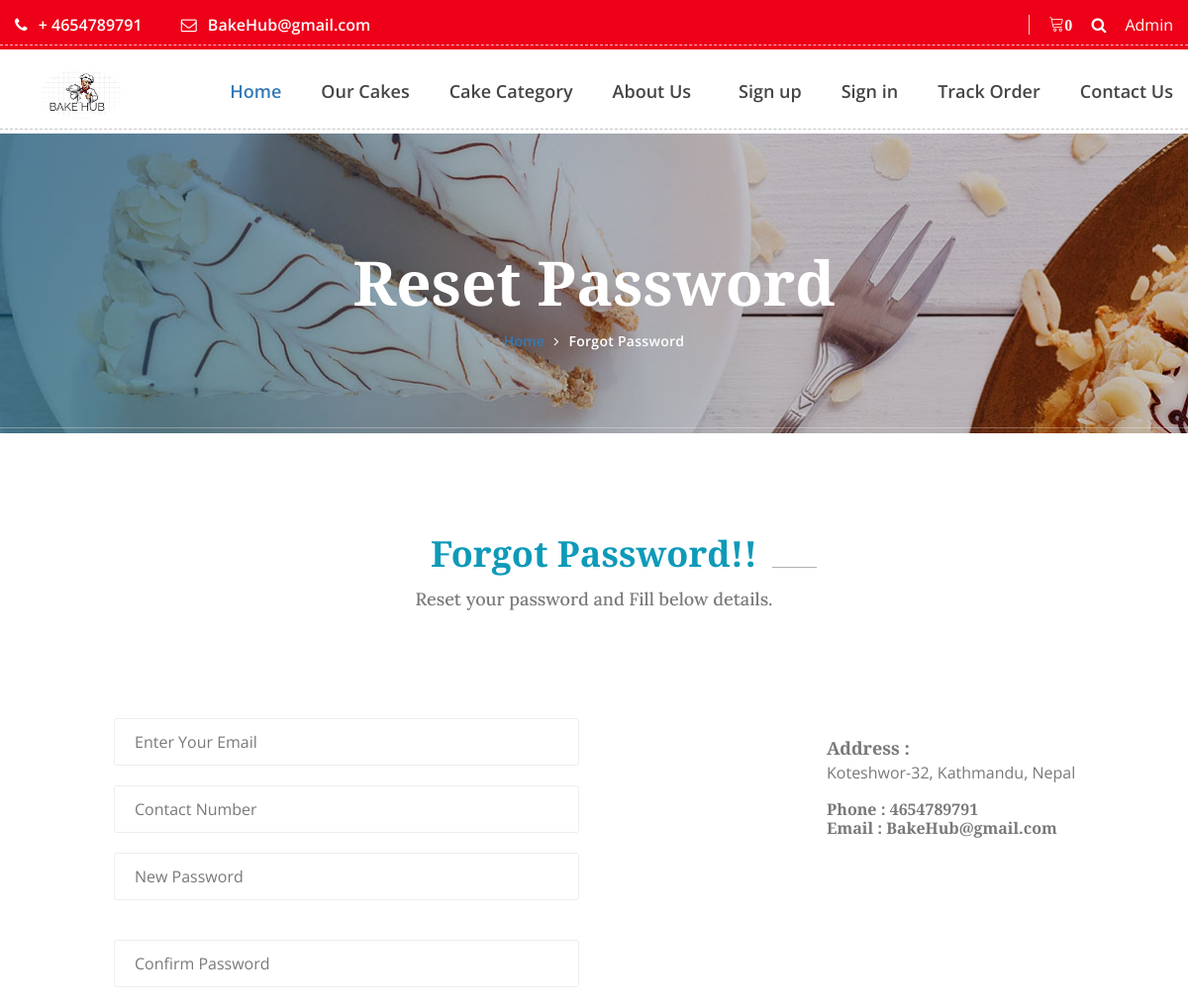
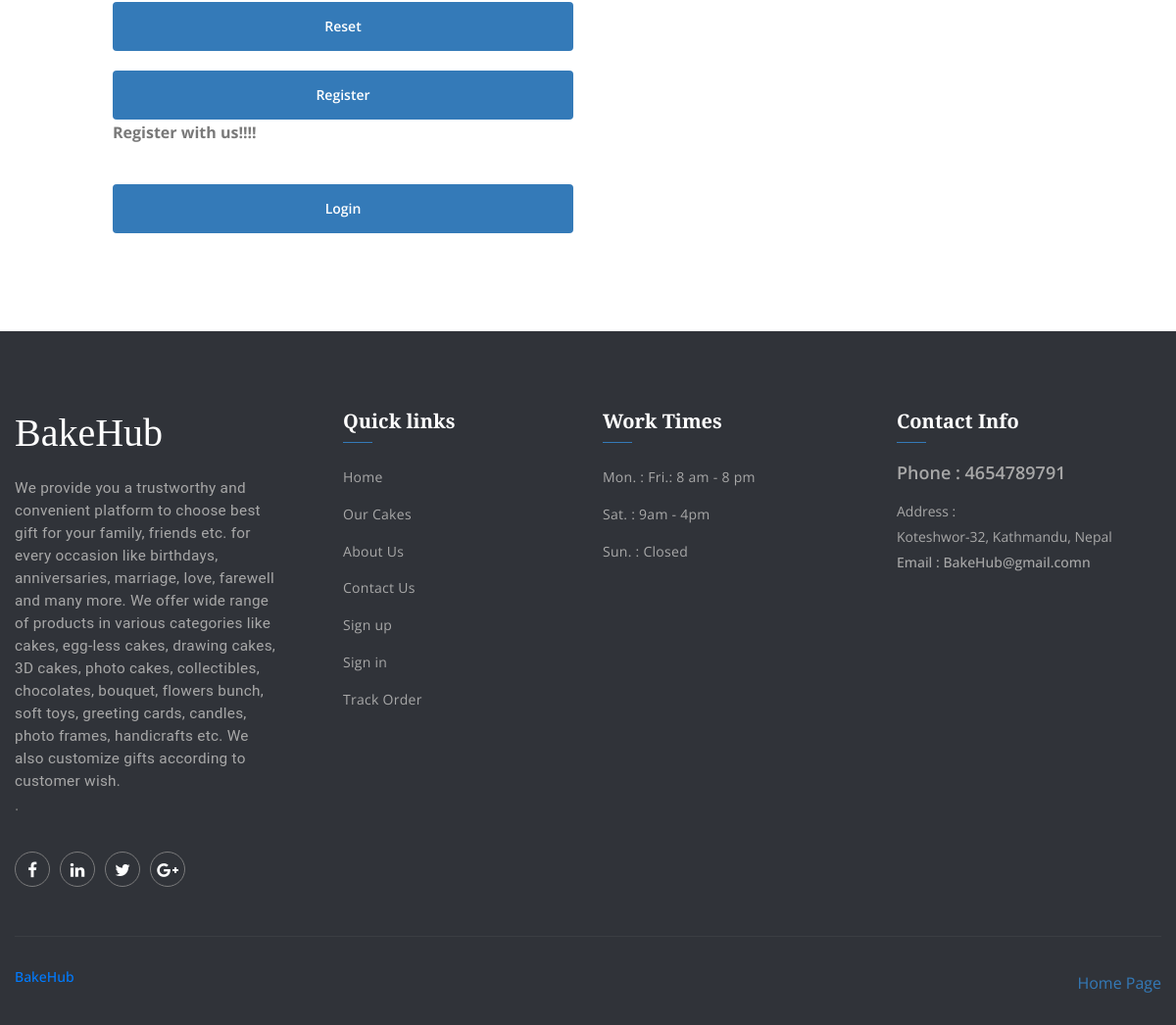
Page /cakebakerysystem/forgot-password.php on the committed database (2 pictures, top to bottom).
### tables this page shows
CREATE TABLE `tblpage` (
  `ID` int(10) NOT NULL,
  `PageType` varchar(200) DEFAULT NULL,
  `PageTitle` varchar(200) DEFAULT NULL,
  `PageDescription` mediumtext DEFAULT NULL,
  `Email` varchar(200) DEFAULT NULL,
  `MobileNumber` bigint(10) DEFAULT NULL,
  `UpdationDate` timestamp NOT NULL DEFAULT current_timestamp() ON UPDATE current_timestamp()
);

### cakebakerysystem/forgot-password.php (the view, shortened to what this page needs)
<?php
include('includes/dbconnection.php');
  ?>
<!DOCTYPE html>
<html lang="en">
<head>
        <link href="css/font-awesome.min.css" rel="stylesheet">
        <link href="vendors/linearicons/style.css" rel="stylesheet">
        <link href="vendors/flat-icon/flaticon.css" rel="stylesheet">
        <link href="vendors/stroke-icon/style.css" rel="stylesheet">
        <link href="css/bootstrap.min.css" rel="stylesheet">
        <link href="vendors/revolution/css/settings.css" rel="stylesheet">
        <link href="vendors/revolution/css/layers.css" rel="stylesheet">
        <link href="vendors/revolution/css/navigation.css" rel="stylesheet">
        <link href="vendors/animate-css/animate.css" rel="stylesheet">
        <link href="vendors/owl-carousel/owl.carousel.min.css" rel="stylesheet">
        <link href="vendors/magnifc-popup/magnific-popup.css" rel="stylesheet">
        <link href="css/newstyle.css" rel="stylesheet">
        <link href="css/responsive.css" rel="stylesheet">
    </head>
    <body>
		<?php include_once('includes/header.php');?>
        <section class="banner_area">
        	<div class="container">
        		<div class="banner_text">
        			<h3>Reset Password</h3>
        			<ul>
        				<li><a href="index.php">Home</a></li>
        				<li><a href="forgot-password.php">Forgot Password</a></li>
        			</ul>
        		</div>
        	</div>
        </section>
        <section class="contact_form_area p_100">
        	<div class="container">
        		<div class="main_title">
					<h2>Forgot Password!!</h2>
					<h5>Reset your password and Fill below details.</h5>
				</div>
       			<div class="row">
       				<div class="col-lg-7">
       					<form class="row contact_us_form"action="" method="post" name="changepassword" onsubmit="return checkpass();">
							<div class="form-group col-md-12">
								 <input type="text" class="form-control" name="email" placeholder="Enter Your Email" required="true">
							</div>
             <div class="form-group col-md-12">
                 <input type="text" class="form-control" name="contactno" placeholder="Contact Number" required="true" pattern="[0-9]+">
              </div>
              <div class="form-group col-md-12">
                 <input type="password" class="form-control" id="userpassword" name="newpassword" placeholder="New Password">
              </div>
              <div class="form-group col-md-12" style="padding-top: 20px;">
                <input type="password" class="form-control" id="userpassword" name="confirmpassword" placeholder="Confirm Password">
              </div>
							<div class="form-group col-md-12">
								<button type="submit" value="submit" name="submit" class="btn order_s_btn form-control">Reset</button>
							</div>
              <div class="form-group col-md-12">
                <a href="registration.php" class="btn order_s_btn form-control"><i class="ft-user"></i> Register</a> <strong>Register with us!!!!</strong>
              </div>
              <div class="form-group col-md-12">
                <a href="Login.php" class="btn order_s_btn form-control"><i class="ft-user"></i> Login</a>
              </div>
						</form>
       				</div>
       				<div class="col-lg-4 offset-md-1">
       					<div class="contact_details">
       						<?php
$ret=mysqli_query($con,"select * from tblpage where PageType='contactus' ");
while ($row=mysqli_fetch_array($ret)) {
?>
       						<div class="contact_d_item">
       							<h3>Address :</h3>
       							<p><?php  echo $row['PageDescription'];?></p>
       						</div>
       						<div class="contact_d_item">
       							<h5>Phone : <?php  echo $row['MobileNumber'];?></h5>
       							<h5>Email : <?php  echo $row['Email'];?></h5>
       						</div>
       					</div>
       				</div><?php } ?>
       			</div>
        	</div>
        </section>
       <?php include_once('includes/footer.php');?>
    </body>
</html>

### cakebakerysystem/includes/header.php (shortened to what this page needs)
<header class="main_header_area">
            <div class="top_header_area row m0">
                <div class="container">
                    <div class="float-left">
                        <?php
$ret=mysqli_query($con,"select * from tblpage where PageType='contactus' ");
while ($row=mysqli_fetch_array($ret)) {
?>
                        <a href="tel:+18004567890"><i class="fa fa-phone" aria-hidden="true"></i> + <?php  echo $row['MobileNumber'];?></a>
                        <a href="mailto:bakehub@gmail.com"><i class="fa fa-envelope-o" aria-hidden="true"></i> <?php  echo $row['Email'];?></a>
                    </div><?php } ?>
                    <div class="float-right">
                        <ul class="h_search list_style">
                            <?php
                            $userid= $_SESSION['fosuid'];
$ret1=mysqli_query($con,"select * from tblorders where IsOrderPlaced is null && UserId='$userid'");
$num=mysqli_num_rows($ret1);
?>
                            <li><a href="cart.php"><i class="lnr lnr-cart"><strong><?php echo $num;?></strong></i></a></li>
                            <li><a href="search-cake.php"><i class="fa fa-search"></i></a></li>
                            <li style="color: white;"><a href="admin/index.php">Admin</a></li>
                        </ul>
                    </div>
                </div>
            </div>
            <div class="main_menu_area">
                <div class="container">
                    <nav class="navbar navbar-expand-lg navbar-light bg-light">
                        <div class="collapse navbar-collapse" id="navbarSupportedContent" style="justify-content: end;">
                            <ul class="navbar-nav mr-5" >
                            <a class="navbar-brand" href="index.php">
                        <img src="img/logo.jpg" alt="" style="    height: 50px;
    width: auto; ">
                        </a>
                                <li class="dropdown submenu active">
                                    <a class="dropdown-toggle"  href="index.php" role="button" aria-haspopup="true" aria-expanded="false">Home</a>
                                </li>
                                <li><a href="cake.php">Our Cakes</a></li>
                                <li class="dropdown submenu">
                                    <a class="dropdown-toggle" data-toggle="dropdown" href="#" role="button" aria-haspopup="true" aria-expanded="false">Cake Category</a>
                                </li>
                                 <li><a href="about-us.php">About Us</a></li>
                            </ul>
                            <ul class="navbar-nav justify-content-end">
                               <?php if (strlen($_SESSION['fosuid']==0)) {?>
                                <li><a href="registration.php">Sign up</a></li>
                                <li><a href="login.php">Sign in</a></li>
                                <li><a href="track-order.php">Track Order</a></li><?php } ?>
                                <li><a href="contact.php">Contact Us</a></li>
                            </ul>
                        </div>
                    </nav>
                </div>
            </div>
        </header>

### cakebakerysystem/includes/footer.php (shortened to what this page needs)
<?php
include('includes/dbconnection.php');
  ?>
        <footer class="footer_area">
            <div class="footer_widgets">
                <div class="container">
                    <div class="row footer_wd_inner">
                        <div class="col-lg-3 col-6">
                            <aside class="f_widget f_about_widget">
                                <h1>BakeHub</h1>
<?php
$ret=mysqli_query($con,"select * from tblpage where PageType='aboutus' ");
while ($row=mysqli_fetch_array($ret)) {
?>
                                <p><?php  echo $row['PageDescription'];?>.</p><?php } ?>
                                <ul class="nav">
                                    <li><a href="#"><i class="fa fa-facebook"></i></a></li>
                                    <li><a href="#"><i class="fa fa-linkedin"></i></a></li>
                                    <li><a href="#"><i class="fa fa-twitter"></i></a></li>
                                    <li><a href="#"><i class="fa fa-google-plus"></i></a></li>
                                </ul>
                            </aside>
                        </div>
                        <div class="col-lg-3 col-6">
                            <aside class="f_widget f_link_widget">
                                <div class="f_title">
                                    <h3>Quick links</h3>
                                </div>
                                <ul class="list_style">
                                    <li><a href="index.php">Home</a></li>
                                    <li><a href="cake.php">Our Cakes</a></li>
                                    <li><a href="about-us.php">About Us</a></li>
                                    <li><a href="contact.php">Contact Us</a></li>
                                    <?php if (strlen($_SESSION['fosuid']==0)) {?>
                                <li><a href="registration.php">Sign up</a></li>
                                <li><a href="login.php">Sign in</a></li>
                                <li><a href="cart.html">Track Order</a></li><?php } ?>
                                </ul>
                            </aside>
                        </div>
                        <div class="col-lg-3 col-6">
                            <aside class="f_widget f_link_widget">
                                <div class="f_title">
                                    <h3>Work Times</h3>
                                </div>
                                <ul class="list_style">
                                    <li><a href="#">Mon. :  Fri.: 8 am - 8 pm</a></li>
                                    <li><a href="#">Sat. : 9am - 4pm</a></li>
                                    <li><a href="#">Sun. : Closed</a></li>
                                </ul>
                            </aside>
                        </div>
                        <div class="col-lg-3 col-6">
                            <aside class="f_widget f_contact_widget">
                                <div class="f_title">
                                    <h3>Contact Info</h3>
                                </div>
                                <?php
$ret=mysqli_query($con,"select * from tblpage where PageType='contactus' ");
while ($row=mysqli_fetch_array($ret)) {
?>
                                <h4>Phone : <?php  echo $row['MobileNumber'];?></h4>
                                <p>Address : <br /><?php  echo $row['PageDescription'];?></p>
                                <h5>Email : <?php  echo $row['Email'];?>n</h5><?php } ?>
                            </aside>
                        </div>
                    </div>
                </div>
            </div>
            <div class="footer_copyright">
                <div class="container">
                    <div class="copyright_inner">
                        <div class="float-left">
                            <h5><a target="_blank" href="index.php">BakeHub</a></h5>
                        </div>
                        <div class="float-right">
                            <a href="index.php">Home Page</a>
                        </div>
                    </div>
                </div>
            </div>
        </footer>

### cakebakerysystem/forgot-password.php (style rules this page uses)
.contact_form_area { padding: 100px 0; }
.main_title { margin-bottom: 50px; text-align: center; }
.main_title h2 { font-size: 36px; margin-bottom: 10px; }
.main_title h5 { font-size: 18px; margin: 0; }
.contact_form_area .row { justify-content: center; }
.contact_form_area form { max-width: 500px; margin: 0 auto; }
.contact_form_area .form-group { margin-bottom: 20px; }
.contact_form_area .form-control { width: 100%; padding: 15px; border: 1px solid #ccc; border-radius: 4px; }
.contact_form_area .btn { width: 100%; background-color: #ff9800; color: #fff; border: none; padding: 15px; border-radius: 4px; transition: background-color 0.3s ease; }
.contact_details { background-color: #fff; padding: 20px; }
.contact_details .contact_d_item { margin-bottom: 15px; }
.contact_details .contact_d_item h3 { font-size: 18px; margin: 0; }
.contact_details .contact_d_item p { margin: 0; }
.contact_details .contact_d_item h5 { font-size: 16px; margin: 0; }

### rows in the picture
tblpage: MobileNumber "4654789791", Email "BakeHub@gmail.com", PageDescription "Koteshwor-32, Kathmandu, Nepal"
tblpage: PageDescription "We provide you a trustworthy and convenient platform to choose best gift for your family, friends etc. for every occasion like birthdays, anniversaries, marriage, love, farewell and many more. We offer wide range of products in various categories like cakes, egg-less cakes, drawing cakes, 3D cakes, photo cakes, collectibles, chocolates, bouquet, flowers bunch, soft toys, greeting cards, candles, photo frames, handicrafts etc. We also customize gifts according to customer wish."

### other values in the picture
$num "0"
